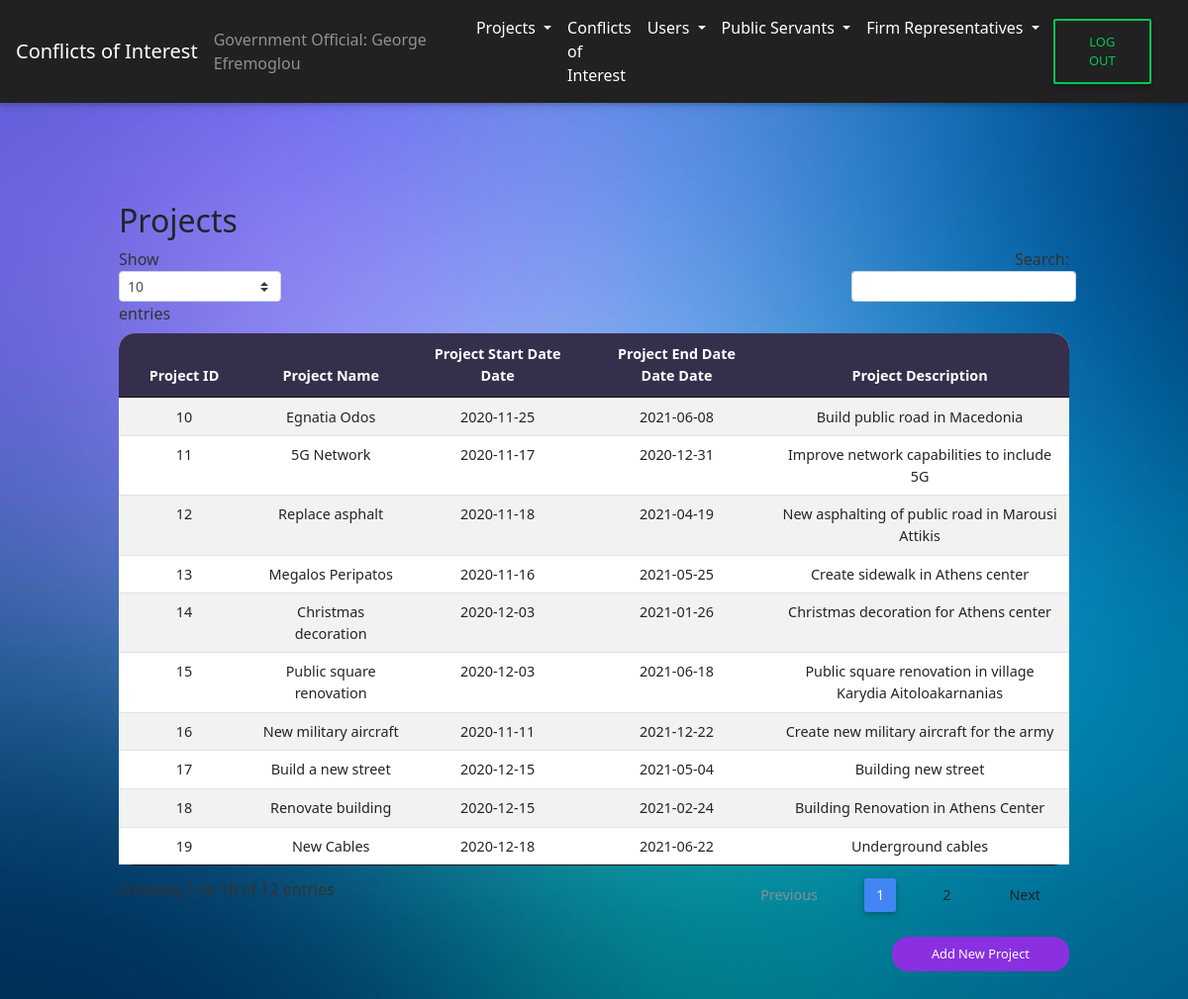
The page /CoI/projects_GO.php (signed in) on the database its author committed.
### tables this page shows
CREATE TABLE `projects` (
  `project_id` int(12) NOT NULL,
  `project_name` varchar(255) NOT NULL,
  `project_start_date` date NOT NULL,
  `project_end_date` date NOT NULL,
  `project_desc` varchar(1000) NOT NULL CHECK (`project_start_date` < `project_end_date` and `project_start_date` > '2019-01-01')
);

### CoI/projects_GO.php (the view, shortened to what this page needs)
<?php
include('header.php');
include('navbar_GO.php');
?>
<div id="View All Projects" class="tabcontent" id="defaultOpen">
    <div class="wrapper-table">
        <div class="page-header clearfix">
            <h2 class="pull-left">Projects</h2>
        </div>
        <?php
        $sql = "SELECT * FROM projects";
        if ($result = mysqli_query($conn, $sql)) {
            if (mysqli_num_rows($result) > 0) {
                echo  "<table id='projects' class='table table-striped table-sm project-table' cellspacing='0' width='100%'>";
                echo "<thead>";
                echo "<tr>";
                echo "<th class='th-sm' id ='th-first' >Project ID</th>";
                echo "<th class='th-sm'>Project Name</th>";
                echo "<th class='th-sm'>Project Start Date Date</th>";
                echo "<th class='th-sm'>Project End Date Date Date</th>";
                echo "<th class='th-sm' id='th-last'>Project Description</th>";
                echo "</tr>";
                echo "</thead>";
                echo "<tbody>";
                while ($row = mysqli_fetch_array($result)) {
                    echo "<tr>";
                    echo "<td>" . $row['project_id'] . "</td>";
                    echo "<td>" . $row['project_name'] . "</td>";
                    echo "<td>" . $row['project_start_date'] . "</td>";
                    echo "<td>" . $row['project_end_date'] . "</td>";
                    echo "<td>" . $row['project_desc'] . "</td>";
                    echo "</tr>";
                }
                echo "</table>";
            } else {
                echo "<p class='lead'><em>No records were found.</em></p>";
            }
        } else {
            echo "ERROR: Could not able to execute $sql. " . mysqli_error($conn);
        }
        echo "<a href='create_project.php' class='submit-button'>Add New Project</a>";
        ?>
    </div>
</div>
<?php include('footer.php') ?>
</body>
</html>

### CoI/css/style.css (style rules this page uses)
html, * { padding: 0px; margin: 0px; font-family: Segoe UI; }
body { height: 100%; font-family: Segoe UI; }
body { background-image: url("../assets/Background.png"); background-size: cover; background-repeat: no-repeat; background-attachment: fixed; }
.wrapper-table { margin-top: 100px; margin-bottom: 100px; width: 80%; margin-left: auto; margin-right: auto; }
.project-table { border-radius: 1rem; background-color: white; text-align: center; }
th { background-color: #362F4B; border-color: black; color: white; }
#th-first { border-radius: 16px 0px 0px 0px; }
#th-last { border-radius: 0px 16px 0px 0px; }
::placeholder { color: lightgray; }
.submit-button { border-radius: 1rem; border-width: 0; text-align: center; float: right; color: white; background-color: #8A30E1; padding: 8px; padding-right: 40px; padding-left: 40px; font-size: 80%; }

### rows shown on the page
projects: project_id "10", project_name "Egnatia Odos", project_start_date "2020-11-25", project_end_date "2021-06-08", project_desc "Build public road in Macedonia"
projects: project_id "11", project_name "5G Network", project_start_date "2020-11-17", project_end_date "2020-12-31", project_desc "Improve network capabilities to include 5G"
projects: project_id "12", project_name "Replace asphalt", project_start_date "2020-11-18", project_end_date "2021-04-19", project_desc "New asphalting of public road in Marousi Attikis"
projects: project_id "13", project_name "Megalos Peripatos", project_start_date "2020-11-16", project_end_date "2021-05-25", project_desc "Create sidewalk in Athens center"
projects: project_id "14", project_name "Christmas decoration", project_start_date "2020-12-03", project_end_date "2021-01-26", project_desc "Christmas decoration for Athens center"
projects: project_id "15", project_name "Public square renovation", project_start_date "2020-12-03", project_end_date "2021-06-18", project_desc "Public square renovation in village Karydia Aitoloakarnanias"
projects: project_id "16", project_name "New military aircraft", project_start_date "2020-11-11", project_end_date "2021-12-22", project_desc "Create new military aircraft for the army"
projects: project_id "17", project_name "Build a new street", project_start_date "2020-12-15", project_end_date "2021-05-04", project_desc "Building new street"
projects: project_id "18", project_name "Renovate building", project_start_date "2020-12-15", project_end_date "2021-02-24", project_desc "Building Renovation in Athens Center"
projects: project_id "19", project_name "New Cables", project_start_date "2020-12-18", project_end_date "2021-06-22", project_desc "Underground cables"

### other values the page prints
$_SESSION["name"] "George Efremoglou"
